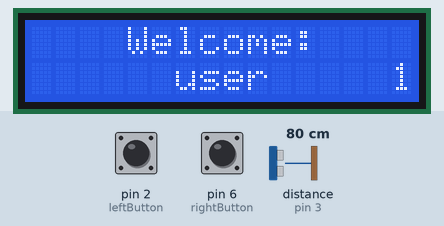
Simulated run of this sketch. Board: Arduino Uno, built with avr-gcc and run on an emulated ATmega328P. Parts: 16×2 character LCD. Inputs (shaded band) come from the test bench; at power-on: pin 6 (rightButton) HIGH, pin 2 (leftButton) HIGH, distance to the obstacle (sensor on pin 3) 80 cm. The echo pulse lasts 58.3 µs per cm.

Above: at 1.2 s.
1.3 s: pin 6 (rightButton) pulled LOW for 0.15 s
At 1.9 s:
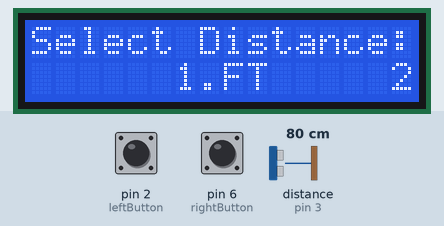
3.0 s: pin 2 (leftButton) pulled LOW for 0.15 s
At 3.32 s:
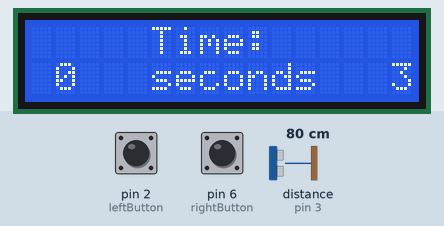

Measured:
- after the input at 1.3 s, the display: first changes at once (image 1 shows a later state)
- after the input at 3.0 s, the display: first differs from a run without the input after 0.15 s (image 2)

The sketch:

speed_detec_main.ino
```cpp
#include <LiquidCrystal.h>
#include <SR04.h>

const int leftButton=2;
const int rightButton=6;

const int sensorTrigger=3;

const int sensorEcho=5;


LiquidCrystal lcd(7, 8, 9, 10, 11, 12);


SR04 sensor = SR04(sensorEcho,sensorTrigger);

long distance;


int page = 1;

float amountOfDistance=0;


int readAddButton;

float second=0;

int time;


float speed = 0;


void reset() {
  time = 0;
  second = 0;
  page = 1;
  amountOfDistance = 0;
  distance = 0;
  speed = 0;
}


float calculateSpeed(float second,float amountOfDistance) {
  return (float)amountOfDistance/second;
}

void setup() {
  // put your setup code here, to run once:
  Serial.begin(9600);
  lcd.begin(16,2);


  pinMode(leftButton,INPUT_PULLUP);
  pinMode(rightButton,INPUT_PULLUP);
}

void loop() {
  // put your main code here, to run repeatedly:


  if(page == 1) {
    lcd.clear();
    lcd.setCursor(4,0);
    lcd.print("Welcome:");
    lcd.setCursor(6,1);
    lcd.print("user");

    if(digitalRead(rightButton) == LOW) {
      page++;


    }
  }


  if(page == 2) {
    lcd.clear();
    lcd.setCursor(0,0);
    lcd.print("Select Distance:");
    lcd.setCursor(6,1);
    lcd.print(amountOfDistance);
    lcd.setCursor(8,1);
    lcd.print("FT");


    delay(60);
    readAddButton = digitalRead(rightButton);

    if(readAddButton == 0) {

      if(amountOfDistance < 9) {
        amountOfDistance++;
      } else {
        amountOfDistance = 9;
      }

    }

    if(digitalRead(leftButton) == LOW) {
      page++;
    }

  }

  if(page == 3) {
    lcd.clear();

    lcd.setCursor(5,0);
    lcd.print("Time:");

    lcd.setCursor(5,1);
    lcd.print("seconds");

    lcd.setCursor(1,1);

    time++;
    if(time >= 8) {
      second++;
      time = 0;
    }

    lcd.print((int)second);


    if(second >= 120) {
      page = 1;
      reset();
    }

    distance = sensor.Distance();
    if(distance <= 10) {
      page++;
      speed = calculateSpeed(second,amountOfDistance);
    }


  }

  if(page == 4) {
    lcd.clear();
    lcd.setCursor(5,0);
    lcd.print("Speed:");
    lcd.setCursor(4,1);
    lcd.print(speed);
    lcd.setCursor(9,1);
    lcd.print("fpm");

    delay(8000);
    reset();
  }

  lcd.setCursor(15,1);
  lcd.print(page);

  delay(1000/17);

}
```
